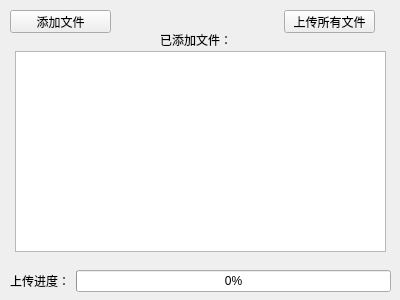
<?xml version="1.0" encoding="UTF-8"?>
<ui version="4.0">
 <class>Form</class>
 <widget class="QWidget" name="Form">
  <property name="geometry">
   <rect>
    <x>0</x>
    <y>0</y>
    <width>400</width>
    <height>300</height>
   </rect>
  </property>
  <property name="windowTitle">
   <string>Form</string>
  </property>
  <widget class="QPushButton" name="pushButton">
   <property name="geometry">
    <rect>
     <x>284</x>
     <y>10</y>
     <width>91</width>
     <height>23</height>
    </rect>
   </property>
   <property name="text">
    <string>上传所有文件</string>
   </property>
  </widget>
  <widget class="QPushButton" name="pushButton_2">
   <property name="geometry">
    <rect>
     <x>10</x>
     <y>10</y>
     <width>101</width>
     <height>23</height>
    </rect>
   </property>
   <property name="text">
    <string>添加文件</string>
   </property>
  </widget>
  <widget class="QListView" name="files">
   <property name="geometry">
    <rect>
     <x>15</x>
     <y>51</y>
     <width>371</width>
     <height>201</height>
    </rect>
   </property>
  </widget>
  <widget class="QLabel" name="label_2">
   <property name="geometry">
    <rect>
     <x>160</x>
     <y>30</y>
     <width>71</width>
     <height>20</height>
    </rect>
   </property>
   <property name="text">
    <string>已添加文件：</string>
   </property>
  </widget>
  <widget class="QWidget" name="">
   <property name="geometry">
    <rect>
     <x>10</x>
     <y>270</y>
     <width>381</width>
     <height>22</height>
    </rect>
   </property>
   <layout class="QHBoxLayout" name="horizontalLayout">
    <item>
     <widget class="QLabel" name="label">
      <property name="text">
       <string>上传进度：</string>
      </property>
     </widget>
    </item>
    <item>
     <widget class="QProgressBar" name="progressBar">
      <property name="value">
       <number>0</number>
      </property>
     </widget>
    </item>
   </layout>
  </widget>
 </widget>
 <resources/>
 <connections/>
</ui>
